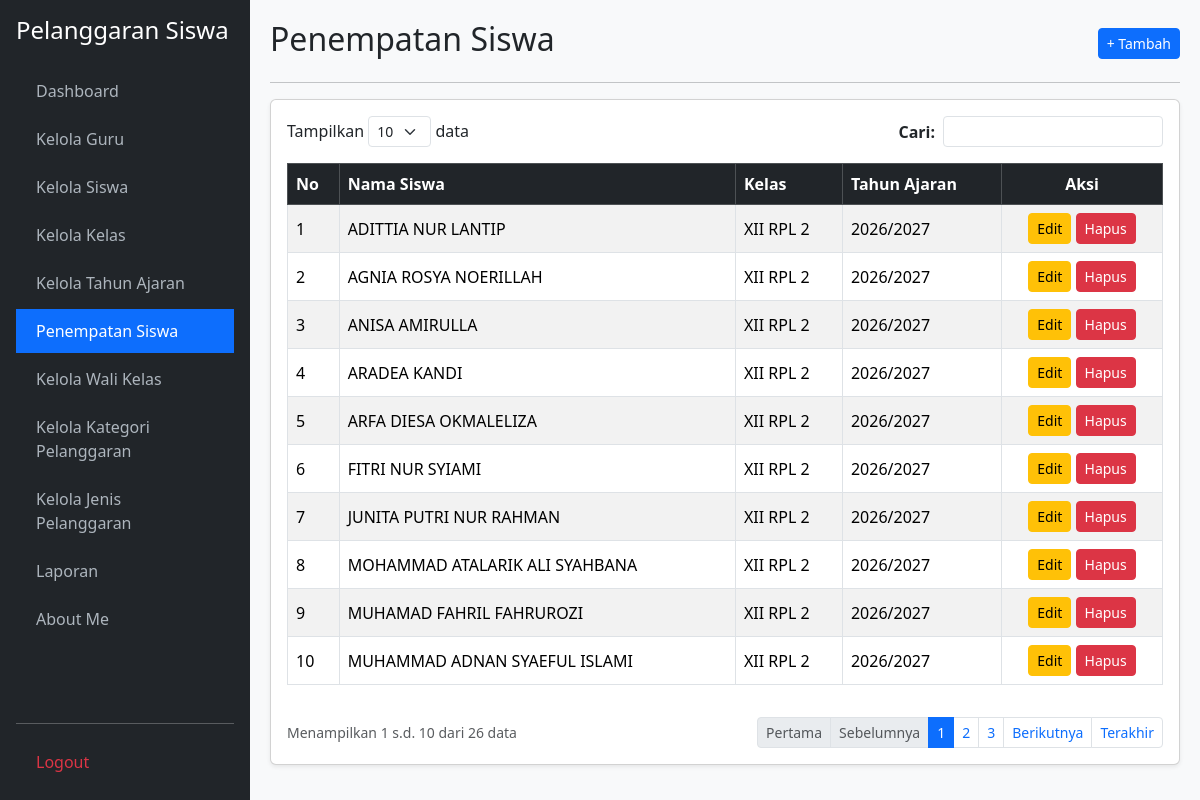
Before: /penempatan_siswa.php (signed in) with the older database file.
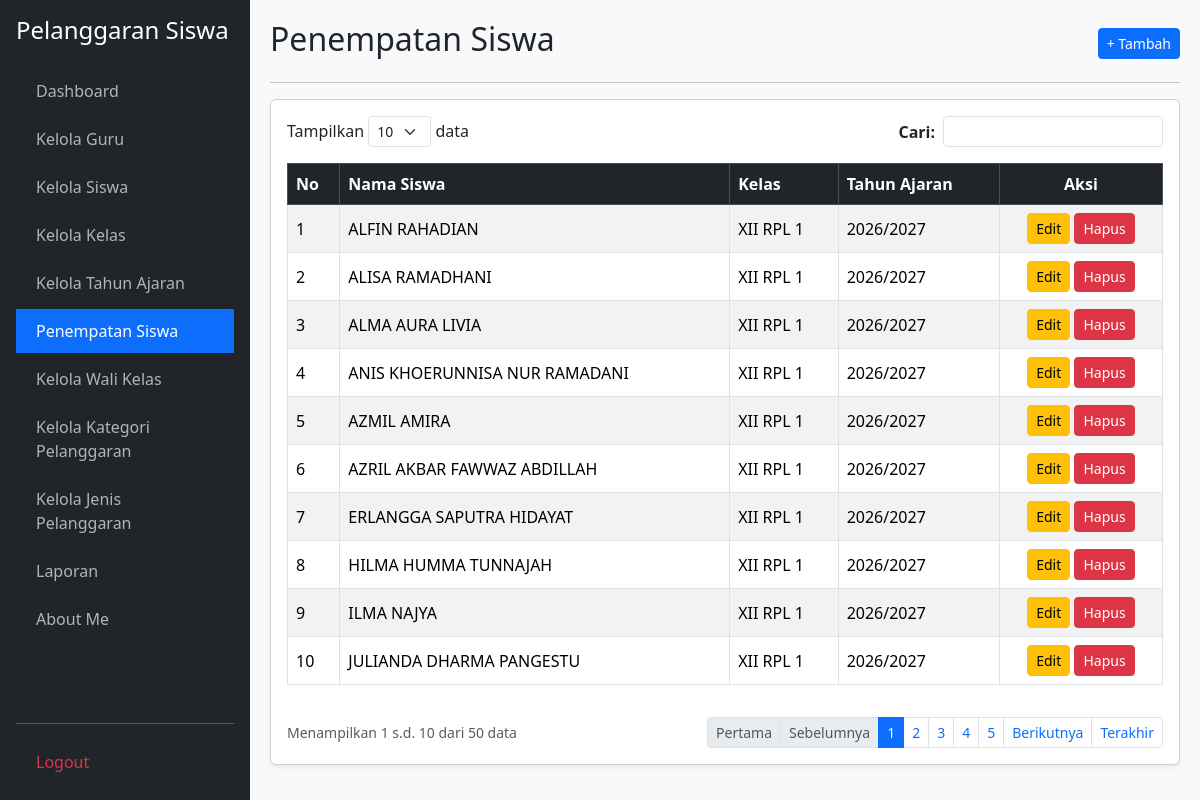
After: the same page with the newer database file.
### tables this page shows
CREATE TABLE `t_kelas_siswa` (
  `id` int(11) NOT NULL,
  `siswa_id` int(11) NOT NULL,
  `tahun_ajaran_id` int(11) NOT NULL,
  `kelas_id` int(11) NOT NULL,
  `tanggal_mulai` date DEFAULT NULL,
  `tanggal_selesai` date DEFAULT NULL,
  `status_aktif` tinyint(1) DEFAULT 1,
  `created_at` timestamp NULL DEFAULT NULL,
  `updated_at` timestamp NULL DEFAULT NULL
);

CREATE TABLE `t_siswa` (
  `id` int(11) NOT NULL,
  `nis` varchar(30) NOT NULL,
  `nisn` varchar(20) DEFAULT NULL,
  `nama` varchar(150) NOT NULL,
  `jenis_kelamin` char(1) DEFAULT NULL,
  `tanggal_lahir` date DEFAULT NULL,
  `alamat` text DEFAULT NULL,
  `status_aktif` tinyint(1) DEFAULT 1,
  `created_at` timestamp NULL DEFAULT NULL,
  `updated_at` timestamp NULL DEFAULT NULL
);

CREATE TABLE `t_kelas` (
  `id` int(11) NOT NULL,
  `nama` varchar(100) NOT NULL,
  `tingkat` varchar(20) DEFAULT NULL,
  `jurusan` varchar(100) DEFAULT NULL,
  `status_aktif` tinyint(1) DEFAULT 1,
  `created_at` timestamp NULL DEFAULT NULL,
  `updated_at` timestamp NULL DEFAULT NULL
);

CREATE TABLE `t_tahun_ajaran` (
  `id` int(11) NOT NULL,
  `nama` varchar(20) NOT NULL,
  `tanggal_mulai` date DEFAULT NULL,
  `tanggal_selesai` date DEFAULT NULL,
  `status_aktif` tinyint(1) DEFAULT 1,
  `created_at` timestamp NULL DEFAULT NULL,
  `updated_at` timestamp NULL DEFAULT NULL
);

### penempatan_siswa.php (the view, shortened to what the changed rows need)
<?php
require_once 'koneksi.php';
$aksi = $_GET['aksi'] ?? '';
$edit = ($_GET['edit'] ?? '') ? mysqli_fetch_assoc(mysqli_query($koneksi, "SELECT * FROM t_kelas_siswa WHERE id='{$_GET['edit']}'")) : null;
$limit = 10; $h = max(1, (int)($_GET['halaman'] ?? 1)); $offset = ($h - 1) * $limit;
$cari = mysqli_real_escape_string($koneksi, $_GET['cari'] ?? '');
$where = $cari ? "WHERE ts.nama LIKE '%$cari%' OR tk.nama LIKE '%$cari%' OR ta.nama LIKE '%$cari%'" : "";
$total = mysqli_num_rows(mysqli_query($koneksi, "SELECT tks.id FROM t_kelas_siswa tks JOIN t_siswa ts ON tks.siswa_id=ts.id JOIN t_kelas tk ON tks.kelas_id=tk.id JOIN t_tahun_ajaran ta ON tks.tahun_ajaran_id=ta.id $where"));
$pages = ceil($total / $limit) ?: 1;
$data = mysqli_query($koneksi, "SELECT tks.*, ts.nama AS nama_siswa, tk.nama AS nama_kelas, ta.nama AS tahun_ajaran FROM t_kelas_siswa tks JOIN t_siswa ts ON tks.siswa_id=ts.id JOIN t_kelas tk ON tks.kelas_id=tk.id JOIN t_tahun_ajaran ta ON tks.tahun_ajaran_id=ta.id $where ORDER BY tk.nama ASC, ts.nama ASC LIMIT $offset, $limit");
$no = $offset + 1;
$opt_siswa = mysqli_query($koneksi, "SELECT * FROM t_siswa WHERE status_aktif=1 ORDER BY nama ASC");
$opt_kelas = mysqli_query($koneksi, "SELECT * FROM t_kelas WHERE status_aktif=1 ORDER BY nama ASC");
$ta_default = mysqli_fetch_assoc(mysqli_query($koneksi, "SELECT * FROM t_tahun_ajaran WHERE status_aktif=1 LIMIT 1"));
?>
<!DOCTYPE html>
<html lang="id">
<head>
    <link href="https://cdn.jsdelivr.net/npm/bootstrap@5.3.2/dist/css/bootstrap.min.css" rel="stylesheet">
    <link href="https://cdn.jsdelivr.net/npm/select2@4.1.0-rc.0/dist/css/select2.min.css" rel="stylesheet" />
    <link href="https://cdn.jsdelivr.net/npm/select2-bootstrap-5-theme@1.3.0/dist/select2-bootstrap-5-theme.min.css" rel="stylesheet" />
</head>
<body>
    <div class="main-content">
        <?php if ($aksi === 'tambah' || $edit): ?>
            <div class="d-flex justify-content-between align-items-center mb-3">
                <h2><?= $edit ? 'Edit Penempatan Siswa' : 'Tambah Penempatan Siswa'; ?></h2>
                <a href="penempatan_siswa.php" class="btn btn-secondary btn-sm">&larr; Kembali</a>
            </div>
            <hr>
            <div class="card shadow-sm"><div class="card-body">
                <form method="POST">
                    <input type="hidden" name="id" value="<?= $edit['id'] ?? ''; ?>">
                    <div class="mb-3">
                        <label class="form-label fw-bold">Pilih Siswa:</label>
                        <select name="siswa_id" class="form-control select2" required>
                            <option value="">-- Cari & Pilih Siswa --</option>
                            <?php while($s = mysqli_fetch_assoc($opt_siswa)): ?>
                                <option value="<?= $s['id']; ?>" <?= (($edit['siswa_id'] ?? '') == $s['id']) ? 'selected' : ''; ?>><?= htmlspecialchars($s['nis'].' - '.$s['nama']); ?></option>
                            <?php endwhile; ?>
                        </select>
                    </div>
                    <div class="mb-3">
                        <label class="form-label fw-bold">Pilih Kelas:</label>
                        <select name="kelas_id" class="form-control select2" required>
                            <option value="">-- Cari & Pilih Kelas --</option>
                            <?php while($k = mysqli_fetch_assoc($opt_kelas)): ?>
                                <option value="<?= $k['id']; ?>" <?= (($edit['kelas_id'] ?? '') == $k['id']) ? 'selected' : ''; ?>><?= htmlspecialchars($k['nama']); ?></option>
                            <?php endwhile; ?>
                        </select>
                    </div>
                    <div class="mb-3">
                        <label class="form-label fw-bold">Tahun Ajaran Aktif:</label>
                        <input type="text" class="form-control bg-light" value="<?= htmlspecialchars($ta_default['nama'] ?? 'Tidak ada tahun ajaran aktif'); ?>" disabled>
                        <small class="text-muted">Tahun ajaran otomatis mengikuti status aktif saat ini.</small>
                    </div>
                    <hr>
                    <div class="d-flex justify-content-end">
                        <a href="penempatan_siswa.php" class="btn btn-secondary me-2">Batal</a>
                        <button type="submit" name="simpan" class="btn btn-primary">Simpan Penempatan</button>
                    </div>
                </form>
            </div></div>
        <?php else: ?>
            <div class="d-flex justify-content-between align-items-center mb-2">
                <h2>Penempatan Siswa</h2>
                <a href="?aksi=tambah" class="btn btn-primary btn-sm">+ Tambah</a>
            </div>
            <hr>
            <div class="card shadow-sm"><div class="card-body">
                <div class="row mb-3 justify-content-between">
                    <div class="col-auto">Tampilkan <select class="form-select form-select-sm d-inline-block w-auto"><option>10</option></select> data</div>
                    <div class="col-auto">
                        <form method="GET" class="d-flex align-items-center">
                            <label class="me-2 mb-0 fw-bold">Cari:</label>
                            <input type="text" name="cari" class="form-control form-control-sm" value="<?= htmlspecialchars($cari); ?>">
                        </form>
                    </div>
                </div>
                <div class="table-responsive">
                    <table class="table table-bordered table-striped align-middle">
                        <thead class="table-dark">
                            <tr><th>No</th><th>Nama Siswa</th><th>Kelas</th><th>Tahun Ajaran</th><th class="text-center">Aksi</th></tr>
                        </thead>
                        <tbody>
                            <?php while($r = mysqli_fetch_assoc($data)): ?>
                            <tr>
                                <td><?= $no++; ?></td>
                                <td><?= htmlspecialchars($r['nama_siswa']); ?></td>
                                <td><?= htmlspecialchars($r['nama_kelas']); ?></td>
                                <td><?= htmlspecialchars($r['tahun_ajaran']); ?></td>
                                <td class="text-center">
                                    <a href="?edit=<?= $r['id']; ?>" class="btn btn-sm btn-warning">Edit</a>
                                    <a href="?hapus=<?= $r['id']; ?>" class="btn btn-sm btn-danger" onclick="return confirm('Hapus penempatan ini?')">Hapus</a>
                                </td>
                            </tr>
                            <?php endwhile; if(!$total): ?>
                            <tr><td colspan="5" class="text-center text-muted">Data penempatan siswa tidak ditemukan.</td></tr>
                            <?php endif; ?>
                        </tbody>
                    </table>
                </div>
                <div class="d-flex justify-content-between align-items-center mt-3">
                    <small class="text-muted">Menampilkan <?= $total ? $offset + 1 : 0; ?> s.d. <?= min($offset + $limit, $total); ?> dari <?= $total; ?> data</small>
                    <ul class="pagination pagination-sm mb-0">
                        <li class="page-item <?= $h <= 1 ? 'disabled' : ''; ?>"><a class="page-link" href="?halaman=1&cari=<?= $cari; ?>">Pertama</a></li>
                        <li class="page-item <?= $h <= 1 ? 'disabled' : ''; ?>"><a class="page-link" href="?halaman=<?= $h-1; ?>&cari=<?= $cari; ?>">Sebelumnya</a></li>
                        <?php for($i=1; $i<=$pages; $i++): ?>
                            <li class="page-item <?= $h == $i ? 'active' : ''; ?>"><a class="page-link" href="?halaman=<?= $i; ?>&cari=<?= $cari; ?>"><?= $i; ?></a></li>
                        <?php endfor; ?>
                        <li class="page-item <?= $h >= $pages ? 'disabled' : ''; ?>"><a class="page-link" href="?halaman=<?= $h+1; ?>&cari=<?= $cari; ?>">Berikutnya</a></li>
                        <li class="page-item <?= $h >= $pages ? 'disabled' : ''; ?>"><a class="page-link" href="?halaman=<?= $pages; ?>&cari=<?= $cari; ?>">Terakhir</a></li>
                    </ul>
                </div>
            </div></div>
        <?php endif; ?>
    </div>
</body>
</html>

Changed rows visible on the page:
no longer on this page (row edited): t_kelas_siswa: siswa.nama "ADITTIA NUR LANTIP", kelas.nama "XII RPL 2", tahun_ajaran.nama "2026/2027"
no longer on this page (row edited): t_kelas_siswa: siswa.nama "AGNIA ROSYA NOERILLAH", kelas.nama "XII RPL 2", tahun_ajaran.nama "2026/2027"
no longer on this page (row edited): t_kelas_siswa: siswa.nama "ANISA AMIRULLA", kelas.nama "XII RPL 2", tahun_ajaran.nama "2026/2027"
no longer on this page (row edited): t_kelas_siswa: siswa.nama "ARADEA KANDI", kelas.nama "XII RPL 2", tahun_ajaran.nama "2026/2027"
no longer on this page (row edited): t_kelas_siswa: siswa.nama "ARFA DIESA OKMALELIZA", kelas.nama "XII RPL 2", tahun_ajaran.nama "2026/2027"
no longer on this page (row edited): t_kelas_siswa: siswa.nama "FITRI NUR SYIAMI", kelas.nama "XII RPL 2", tahun_ajaran.nama "2026/2027"
no longer on this page (row edited): t_kelas_siswa: siswa.nama "JUNITA PUTRI NUR RAHMAN", kelas.nama "XII RPL 2", tahun_ajaran.nama "2026/2027"
no longer on this page (row edited): t_kelas_siswa: siswa.nama "MOHAMMAD ATALARIK ALI SYAHBANA", kelas.nama "XII RPL 2", tahun_ajaran.nama "2026/2027"
no longer on this page (row edited): t_kelas_siswa: siswa.nama "MUHAMAD FAHRIL FAHRUROZI", kelas.nama "XII RPL 2", tahun_ajaran.nama "2026/2027"
no longer on this page (row edited): t_kelas_siswa: siswa.nama "MUHAMMAD ADNAN SYAEFUL ISLAMI", kelas.nama "XII RPL 2", tahun_ajaran.nama "2026/2027"
added t_kelas_siswa: siswa.nama "ALFIN RAHADIAN", kelas.nama "XII RPL 1", tahun_ajaran.nama "2026/2027"
added t_kelas_siswa: siswa.nama "ALISA RAMADHANI", kelas.nama "XII RPL 1", tahun_ajaran.nama "2026/2027"
added t_kelas_siswa: siswa.nama "ALMA AURA LIVIA", kelas.nama "XII RPL 1", tahun_ajaran.nama "2026/2027"
added t_kelas_siswa: siswa.nama "ANIS KHOERUNNISA NUR RAMADANI", kelas.nama "XII RPL 1", tahun_ajaran.nama "2026/2027"
added t_kelas_siswa: siswa.nama "AZMIL AMIRA", kelas.nama "XII RPL 1", tahun_ajaran.nama "2026/2027"
added t_kelas_siswa: siswa.nama "AZRIL AKBAR FAWWAZ ABDILLAH", kelas.nama "XII RPL 1", tahun_ajaran.nama "2026/2027"
added t_kelas_siswa: siswa.nama "ERLANGGA SAPUTRA HIDAYAT", kelas.nama "XII RPL 1", tahun_ajaran.nama "2026/2027"
added t_kelas_siswa: siswa.nama "HILMA HUMMA TUNNAJAH", kelas.nama "XII RPL 1", tahun_ajaran.nama "2026/2027"
added t_kelas_siswa: siswa.nama "ILMA NAJYA", kelas.nama "XII RPL 1", tahun_ajaran.nama "2026/2027"
added t_kelas_siswa: siswa.nama "JULIANDA DHARMA PANGESTU", kelas.nama "XII RPL 1", tahun_ajaran.nama "2026/2027"
Other visible differences:
$total: "26" → "50"
new list line: "4"
new list line: "5"
